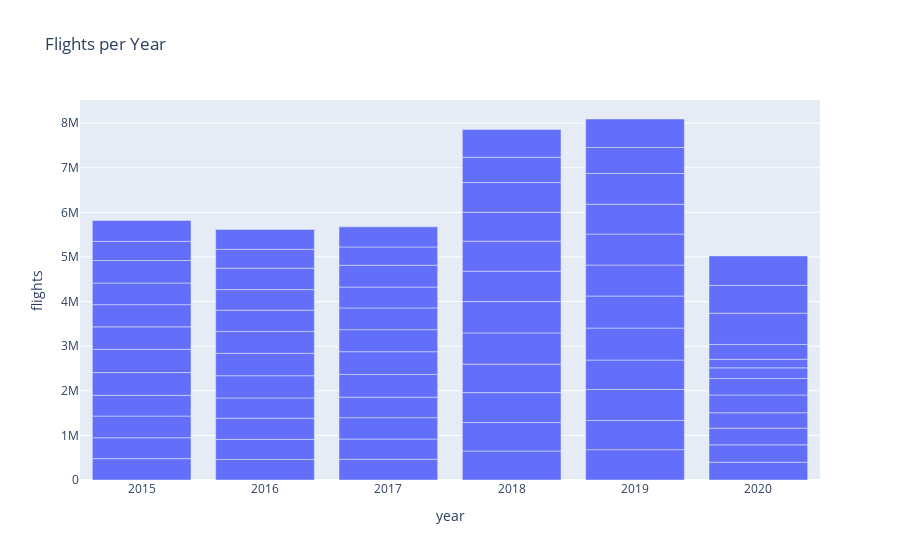

This figure's notebook cell:
### Code cell
# If running this in a jupyter notebook after running jupyter lab
# may need to run # jupyter labextension install jupyterlab-plotly
# in virtual env before starting up jupyter lab
#
# This code will select and display the flights per year for a given range of years

import mariadb
import plotly.express as px
from pandas import DataFrame
from jproperties import Properties

configs = Properties()

with open('colStore.properties', 'rb') as read_prop:
    configs.load(read_prop)

host=configs.get("DB_HOST").data
port=configs.get("DB_PORT").data
user=configs.get("DB_USER").data
password=configs.get("DB_PASSWORD").data
database=configs.get("DB_DATABASE").data
#ssl=configs.get("DB_SSL").data

port=int(port)
#ssl=int(ssl)

config = {
    'host' : host,
    'port' : port,
    'user' : user,
    'password' : password,
    'database' : database,
    #'ssl' : ssl
}

conn = mariadb.connect(**config)

cur = conn.cursor()

cur.execute("SELECT COUNT(*) flights, month, year " \
            "FROM flights " \
            "WHERE year >= 2015 and year < 2021 " \
            "GROUP BY year, month " \
            "ORDER BY year, month DESC")

results = cur.fetchall()

df = DataFrame(results, columns = ['flights','month','year'])
df.head()
fig = px.bar(df,x="year", y="flights", title="Flights per Year")
fig.show()

### Figure 1 — Plotly figure (JSON) as saved in the notebook; plotly's stock layout.template omitted (floating-point values rounded to 4 significant figures)
{"data": [{"alignmentgroup": "True", "hovertemplate": "year=%{x}<br>flights=%{y}<extra></extra>", "legendgroup": "", "marker": {"color": "#636efa", "pattern": {"shape": ""}}, "name": "", "offsetgroup": "", "orientation": "v", "showlegend": false, "textposition": "auto", "type": "bar", "x": [2015, 2015, 2015, 2015, 2015, 2015, 2015, 2015, 2015, 2015, 2015, 2015, 2016, 2016, 2016, 2016, 2016, 2016, 2016, 2016, 2016, 2016, 2016, 2016, 2017, 2017, 2017, 2017, 2017, 2017, 2017, 2017, 2017, 2017, 2017, 2017, 2018, 2018, 2018, 2018, 2018, 2018, 2018, 2018, 2018, 2018, 2018, 2018, 2019, 2019, 2019, 2019, 2019, 2019, 2019, 2019, 2019, 2019, 2019, 2019, 2020, 2020, 2020, 2020, 2020, 2020, 2020, 2020, 2020, 2020, 2020, 2020], "xaxis": "x", "y": [479230, 467972, 486165, 464946, 510536, 520718, 503897, 496993, 485151, 504312, 429191, 469968, 460949, 450938, 472626, 454878, 498347, 502457, 487637, 479358, 461630, 479122, 423889, 445827, 464205, 454162, 479797, 458727, 510451, 509070, 494266, 486483, 468329, 488597, 410517, 450017, 649504, 639051, 670244, 637663, 701375, 701881, 682042, 671718, 649023, 665810, 566945, 621613, 679996, 655104, 692968, 660726, 717521, 717754, 694498, 694336, 668364, 689446, 583150, 638864, 397850, 389703, 374573, 345321, 398474, 370889, 237266, 192456, 331239, 701285, 623140, 660585], "yaxis": "y"}], "layout": {"barmode": "relative", "legend": {"tracegroupgap": 0}, "title": {"text": "Flights per Year"}, "xaxis": {"anchor": "y", "domain": [0, 1], "title": {"text": "year"}}, "yaxis": {"anchor": "x", "domain": [0, 1], "title": {"text": "flights"}}}}
